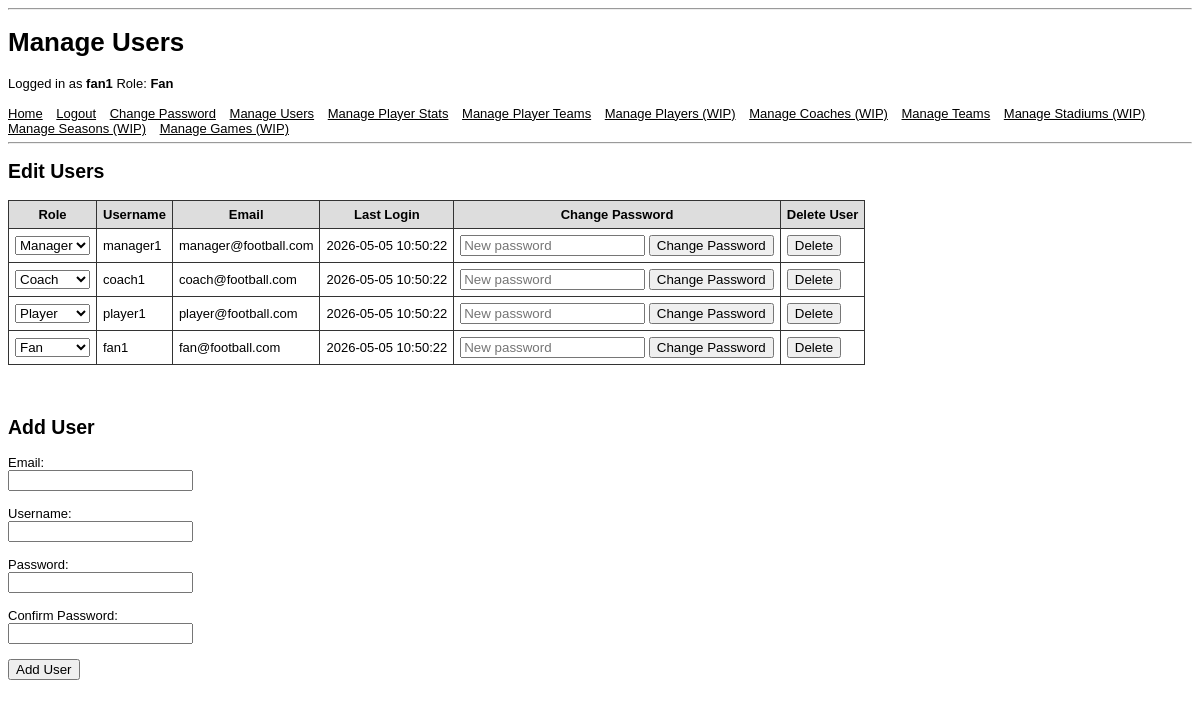
The app's page /manage_user_page.php (signed in) with its own data.
### tables this page shows
CREATE TABLE UserAccount (
    user_id       INT UNSIGNED PRIMARY KEY AUTO_INCREMENT,
    role_id       INT UNSIGNED DEFAULT 1,
    username      VARCHAR(50)  NOT NULL UNIQUE,
    password_hash CHAR(60)     NOT NULL,
    email         VARCHAR(254) NOT NULL,
    last_login    TIMESTAMP    DEFAULT CURRENT_TIMESTAMP,

    FOREIGN KEY (role_id)
        REFERENCES Role(role_id)
        ON DELETE RESTRICT,

    CHECK (CHAR_LENGTH(username) >= 4)
);

### Adaptation.php (called while the page is built, shortened)
<?php
  $DBRoles = ['Manager', 'Coach', 'Player', 'Fan'];
?>

### manage_user_page.php (the view, shortened to what this page needs)
<?php
  require_once('StartSession.php');
  require_once('helpers.php');
  require_once('html_components.php');
  display_manage_user();
  display_add_user();
  function display_manage_user() {
    echo "<h2>Edit Users</h2>";
    $query = "
      SELECT u.username, r.name as role, u.email, u.last_login
      FROM UserAccount u
      JOIN Role r
        ON r.role_id = u.role_id
      ORDER BY u.role_id DESC
    ";
    global $db;
    $result = query_with_perms($db, $query);
    echo "<table>";
    echo "<tr>
            <th>Role</th>
            <th>Username</th>
            <th>Email</th>
            <th>Last Login</th>
            <th>Change Password</th>
            <th>Delete User</th>
          </tr>";
    while ($row = $result->fetch_assoc()) {
      echo "<tr>";
      echo "<td>
              <form method='post' action='change_role.php'>
                <input type='hidden' name='manage_user_username' value='" . sanitize_str($row['username']) . "'>
                  <select name='manage_user_role' onchange='this.form.submit()'>";
                  global $DBRoles;
                  foreach ($DBRoles as $role) {
                      echo "<option value='$role'" . ($row['role'] == $role ? ' selected' : '') . ">$role</option>";
                  }
      echo "
                  </select>
                  <input type='hidden' name='username' value='" . sanitize_str($row['username']) . "'>
              </form>
            </td>";
      echo "<td>" . sanitize_str($row['username']) . "</td>";
      echo "<td>" . sanitize_str($row['email']) . "</td>";
      echo "<td>" . sanitize_str($row['last_login']) . "</td>";
      echo "<td>";
      echo '<form method="post" action="force_change_password.php">
              <input type="hidden" name="manage_user_change_password_username" value="' . sanitize_str($row['username']) . '">
              <input type="text" placeholder="New password" name="manage_user_change_new_password">
              <input type="submit" value="Change Password">
            </form>
      ';
      echo "</td>";
      echo "<td>";
      echo '<form method="post" action="delete_user.php">
              <input type="hidden" name="manage_user_delete_username" value="' . sanitize_str($row['username']) . '">
              <input type="submit" value="Delete">
            </form>
      ';
      echo "</td>";
      echo "</tr>";
    }
    echo "</table>";
  }
  function display_add_user() {
    echo '
      <br>
      <h2>Add User</h2>
      <form method="post" action="create_user.php">
        <label>Email:</label><br>
        <input type="email" name="manage_user_create_user_email"><br><br>
        <label>Username:</label><br>
        <input type="text" name="manage_user_create_user_username"><br><br>
        <label>Password:</label><br>
        <input type="password" name="manage_user_create_user_password"><br><br>
        <label>Confirm Password:</label><br>
        <input type="password" name="manage_user_create_user_repeat_password"><br><br>
        <input type="submit" value="Add User"><br><br>
    </form>
    ';
  }
?>

### html_components.php (style rules this page uses)
body { font-family: Arial, Helvetica, sans-serif; font-size: 13px; }
li, td, th { font-family: Arial, Helvetica, sans-serif; font-size: 13px; }
table { border-collapse: collapse; margin-bottom: 20px; }
th { background: #ddd; }
th, td { padding: 6px; border: 1px solid #333; }

### records on screen
useraccount: username "manager1", email "manager@football.com", last_login "2026-05-05 10:50:22"
useraccount: username "coach1", email "coach@football.com", last_login "2026-05-05 10:50:22"
useraccount: username "player1", email "player@football.com", last_login "2026-05-05 10:50:22"
useraccount: username "fan1", email "fan@football.com", last_login "2026-05-05 10:50:22"

### other values on screen
$title "Manage Users"
sanitize_str($_SESSION['UserName']) "fan1"
sanitize_str($_SESSION['UserRole']) "Fan"
form field manage_user_role "Manager"
form field manage_user_role "Coach"
form field manage_user_role "Player"
form field manage_user_role "Fan"
